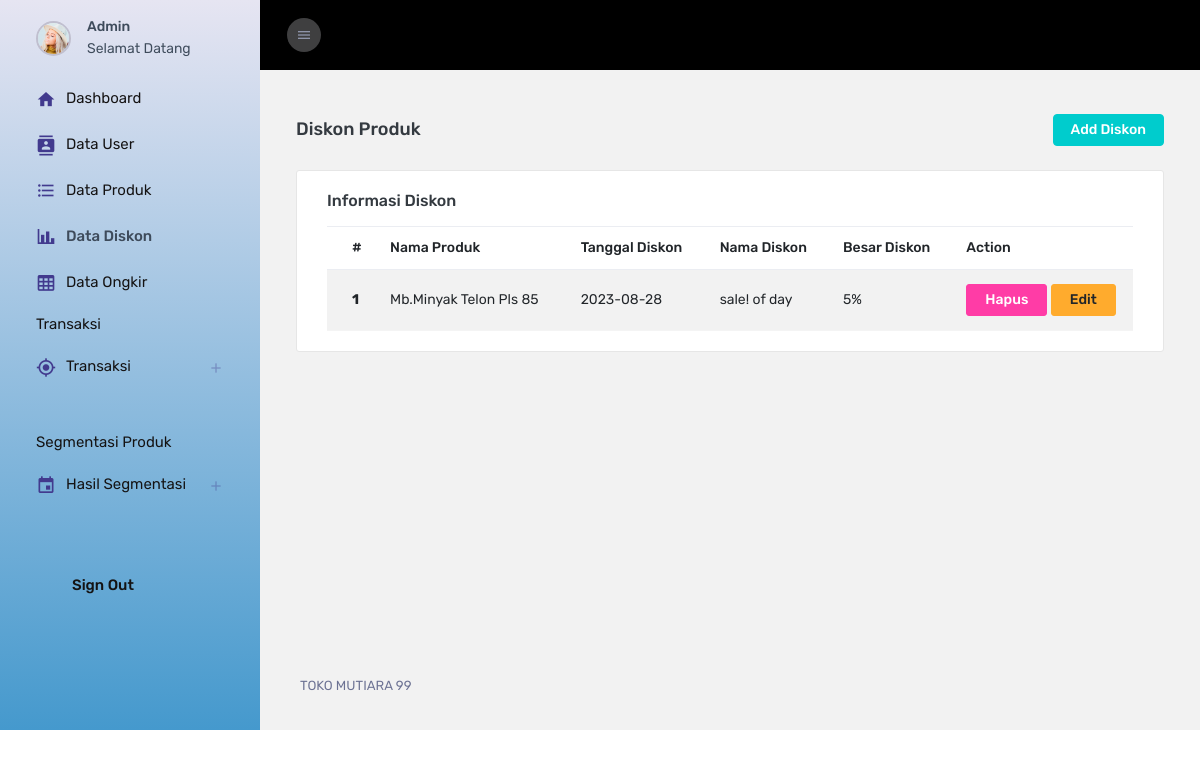
/Admin/cDiskon (signed in), run on the app's committed database.
### tables this page shows
CREATE TABLE `diskon` (
  `id_diskon` int(11) NOT NULL,
  `id_produk` int(11) NOT NULL,
  `nama_diskon` varchar(125) NOT NULL,
  `diskon` int(11) NOT NULL,
  `tgl_diskon` varchar(20) NOT NULL
);

CREATE TABLE `produk` (
  `id_produk` int(11) NOT NULL,
  `id_user` int(11) NOT NULL,
  `nama_produk` varchar(125) NOT NULL,
  `keterangan` varchar(20) NOT NULL,
  `harga` varchar(15) NOT NULL,
  `harga_supplier` varchar(30) NOT NULL,
  `stat_produk` int(11) NOT NULL,
  `gambar` text NOT NULL
);

### application/controllers/Admin/cDiskon.php (called while the page is built, shortened)
<?php
class cDiskon extends CI_Controller
{
	public function __construct()
	{
		$this->load->model('mDiskon');
		$this->load->model('mProduk');
	}
	public function index()
	{
		$data = array(
			'diskon' => $this->mDiskon->select()
		);
		$this->load->view('Admin/Layout/head');
		$this->load->view('Admin/Diskon/vDiskon', $data);
		$this->load->view('Admin/Layout/footer');
	}
}

### index.php (called while the page is built, shortened)
<?php
require_once BASEPATH.'core/CodeIgniter.php';

### application/models/mDiskon.php (called while the page is built, shortened)
<?php
class mDiskon extends CI_Model
{
	public function select()
	{
		$this->db->select('*');
		$this->db->from('diskon');
		$this->db->join('produk', 'diskon.id_produk = produk.id_produk', 'left');
		return $this->db->get()->result();
	}
}

### application/views/Admin/Diskon/vDiskon.php (the view, shortened to what this page needs)
<div class="main-panel">
	<div class="content-wrapper">
		<div class="page-header">
			<h3 class="page-title">Diskon Produk</h3>
			<div class="d-flex">
				<a href="<?= base_url('Admin/cDiskon/create') ?>" class="btn btn-sm ml-3 btn-success"> Add Diskon </a>
			</div>
		</div>
		<div class="row">
			<div class="col-lg-12 grid-margin stretch-card">
				<div class="card">
					<div class="card-body">
						<h4 class="card-title">Informasi Diskon</h4>
						<div class="table-responsive">
							<table class="table table-striped">
								<thead>
									<tr>
										<th scope="col">#</th>
										<th scope="col">Nama Produk</th>
										<th scope="col">Tanggal Diskon</th>
										<th scope="col">Nama Diskon</th>
										<th scope="col">Besar Diskon</th>
										<th scope="col">Action</th>
									</tr>
								</thead>
								<tbody>
									<?php
									$no = 1;
									foreach ($diskon as $key => $value) {
									?>
										<tr>
											<th scope="row"><?= $no++ ?></th>
											<td><?= $value->nama_produk ?></td>
											<td><?= $value->tgl_diskon ?></td>
											<td><?= $value->nama_diskon ?></td>
											<td><?= $value->diskon ?>%</td>
											<td><a href="<?= base_url('Admin/cDiskon/delete/' . $value->id_diskon) ?>" class="btn btn-danger">Hapus</a>
												<a href="<?= base_url('Admin/cDiskon/update/' . $value->id_diskon) ?>" class="btn btn-warning">Edit</a>
											</td>
										</tr>
									<?php
									} ?>
								</tbody>
							</table>
						</div>
					</div>
				</div>
			</div>
		</div>
	</div>

### data on the page
diskon: id_produk.nama_produk "Mb.Minyak Telon Pls 85", tgl_diskon "2023-08-28", nama_diskon "sale! of day", diskon "5"
